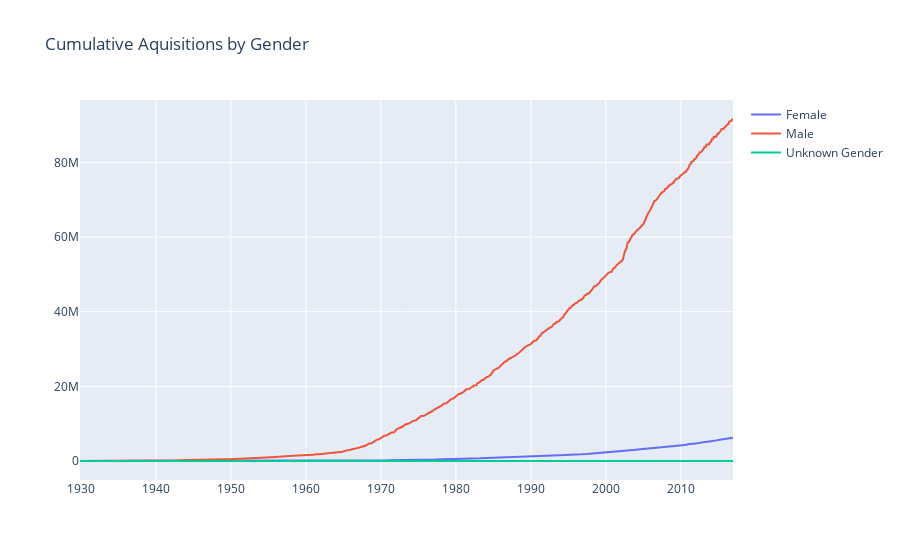

This figure's notebook cell:
### Code cell
fig = px.line(title='Cumulative Aquisitions by Gender')
fig.add_trace(go.Scatter(x=dgt2["Parsed_date"], y=dgt2["Female_sum"],
                 name='Female'))
fig.add_trace(go.Scatter(x=dgt2["Parsed_date"], y=dgt2["Male_sum"],
                 name='Male'))
fig.add_trace(go.Scatter(x=dgt2["Parsed_date"], y=dgt2["Unknown Gender_sum"],
                 name='Unknown Gender'))
fig.show()

### Figure 1 — Plotly figure (JSON) as saved in the notebook; plotly's stock layout.template omitted (floating-point values rounded to 4 significant figures; data arrays with more than 128 entries replaced by an {"elided": "..."} marker saying what was removed)
{"data": [{"name": "Female", "type": "scatter", "x": {"elided": "1875 str values"}, "y": {"elided": "1875 int values"}}, {"name": "Male", "type": "scatter", "x": {"elided": "1875 str values"}, "y": {"elided": "1875 int values"}}, {"name": "Unknown Gender", "type": "scatter", "x": {"elided": "1875 str values"}, "y": {"elided": "1875 int values"}}], "layout": {"legend": {"tracegroupgap": 0}, "title": {"text": "Cumulative Aquisitions by Gender"}, "xaxis": {"anchor": "y", "domain": [0, 1]}, "yaxis": {"anchor": "x", "domain": [0, 1]}}}
